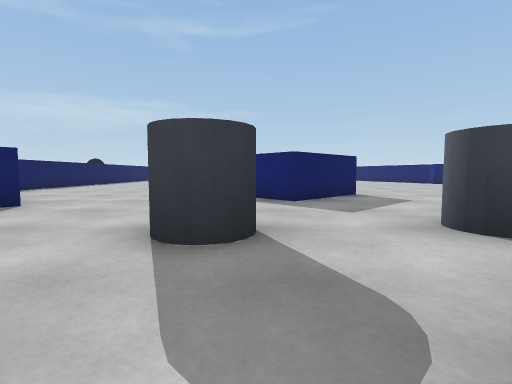
view 1 (above)

24 first-person views from a walk through a 3-D level made in the Unity game engine. The camera is 0.58 m above the floor, tilts 4° down and sees 85° across. The floor is counted in squares, 1 m on a side. Each view is taken from the middle of a square. On the plan, view 1 faces up. The plan holds only what a view shows up to about 9 squares ahead; the rest is blank.

view 2
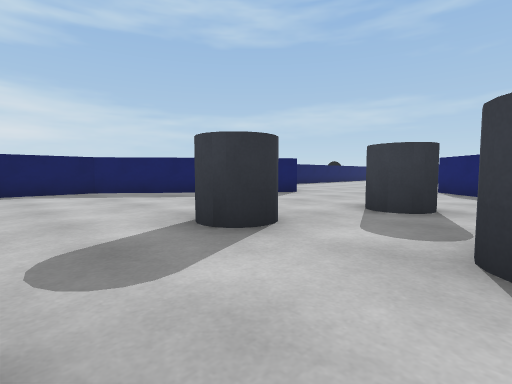

view 3
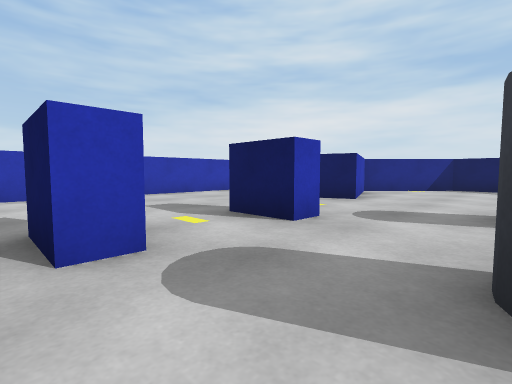

view 4
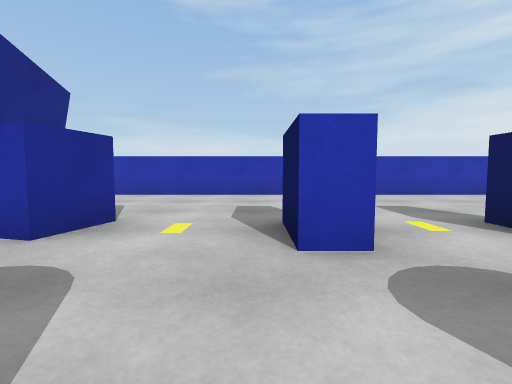

view 5
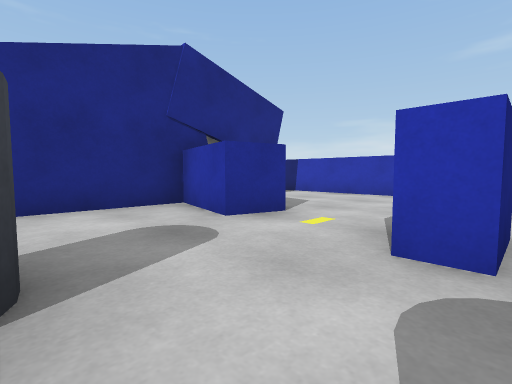

view 6
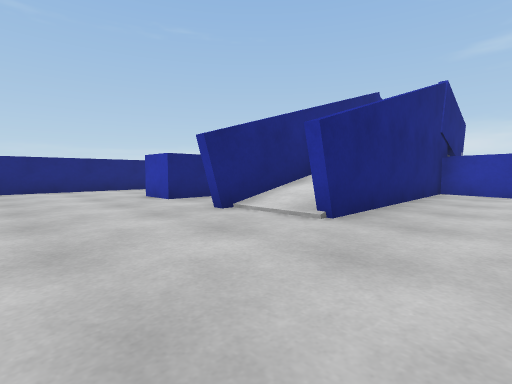

view 7
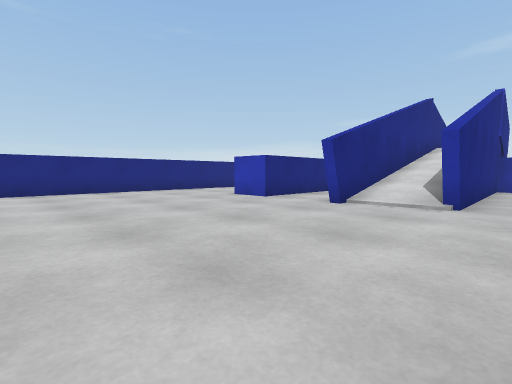

view 8
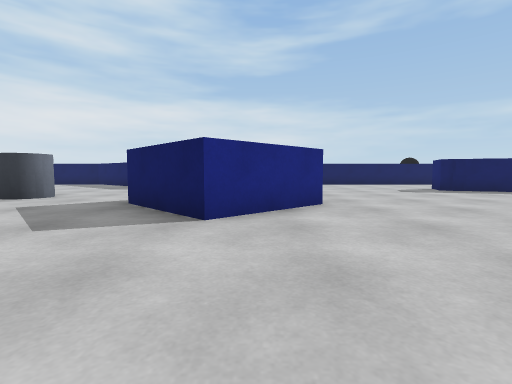

view 9
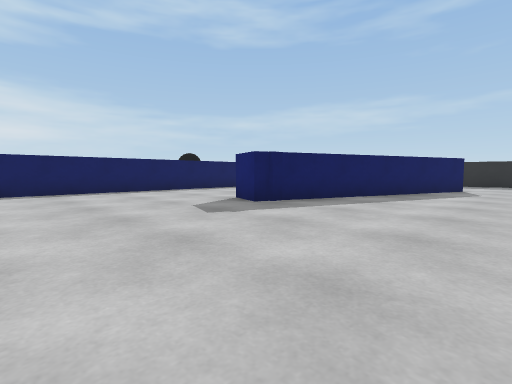

view 10
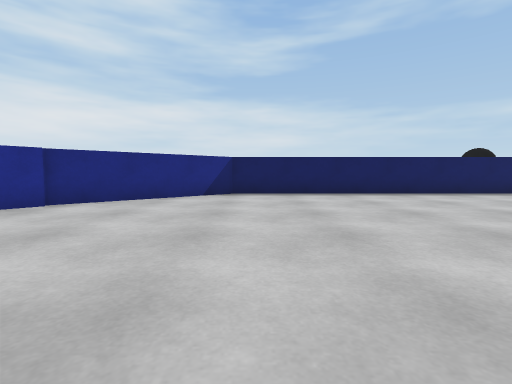

view 11
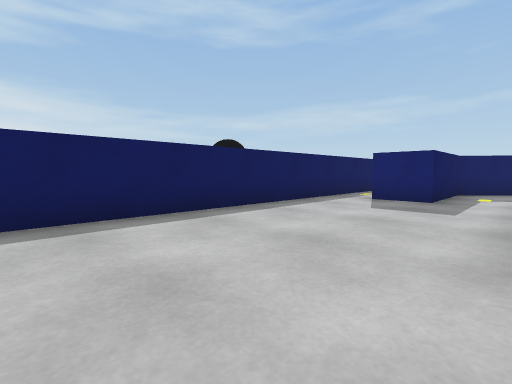

view 12
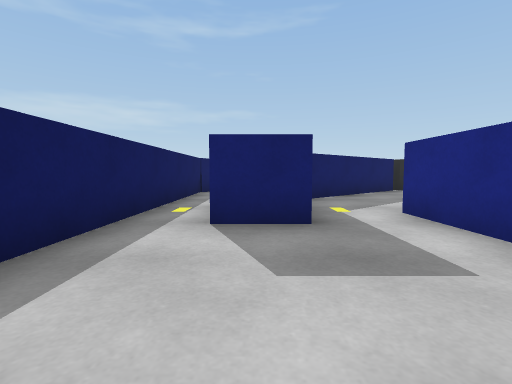

view 13
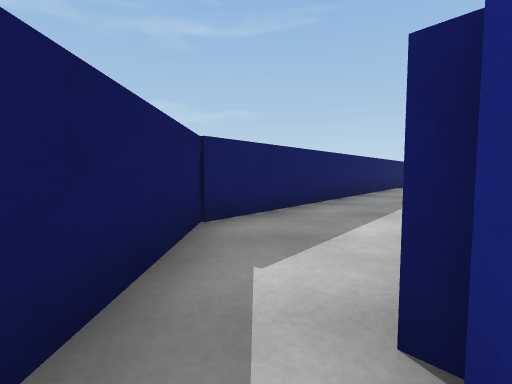

view 14
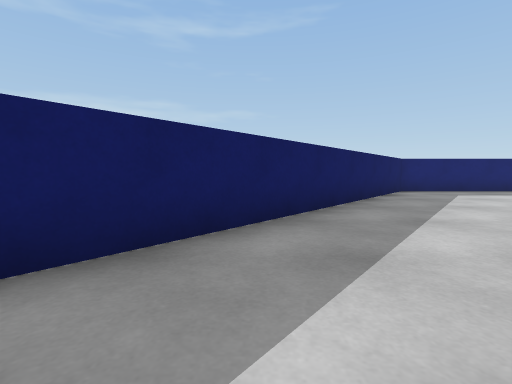

view 15
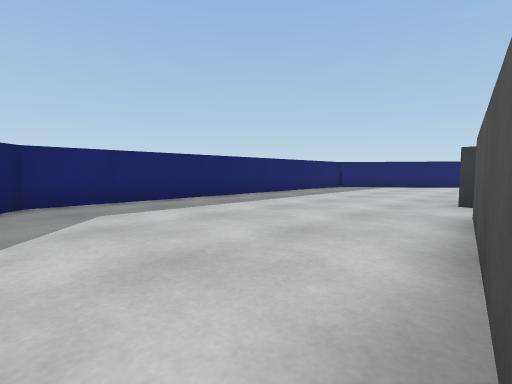

view 16
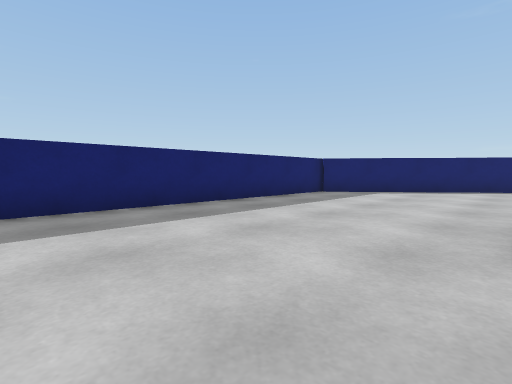

view 17
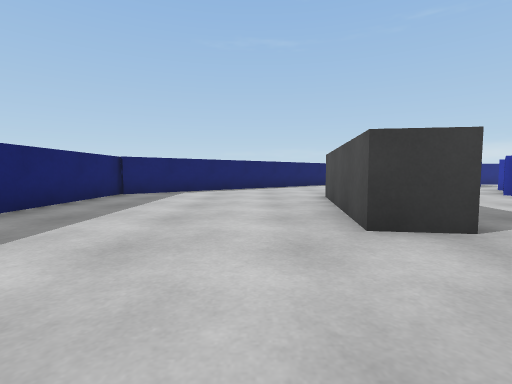

view 18
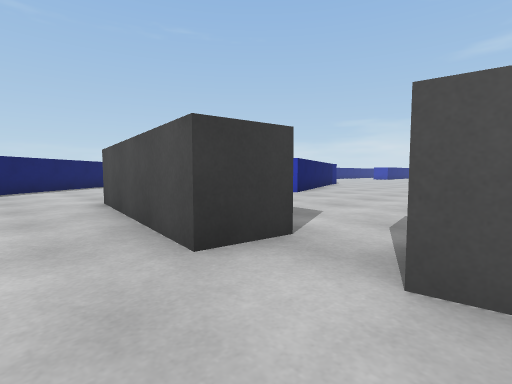

view 19
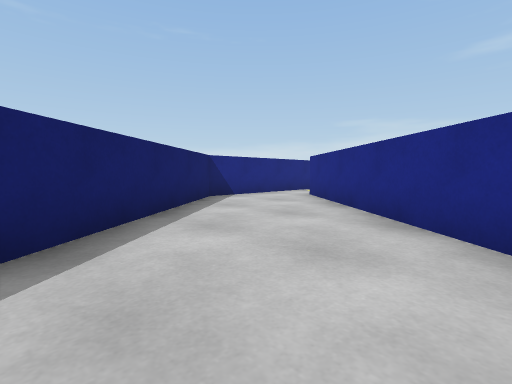

view 20
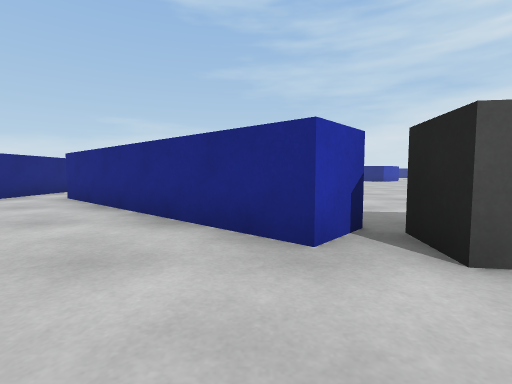

view 21
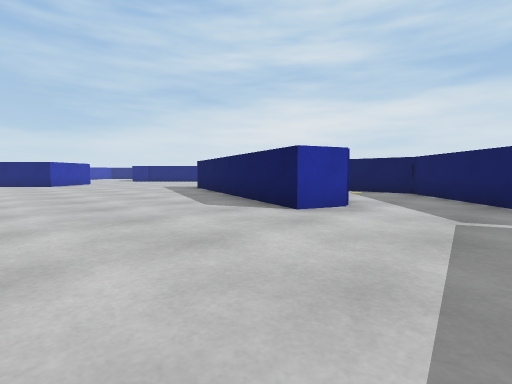

view 22
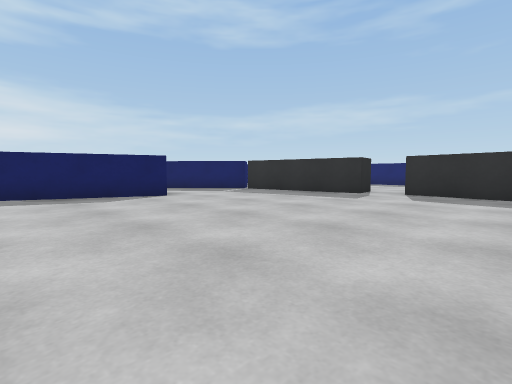

view 23
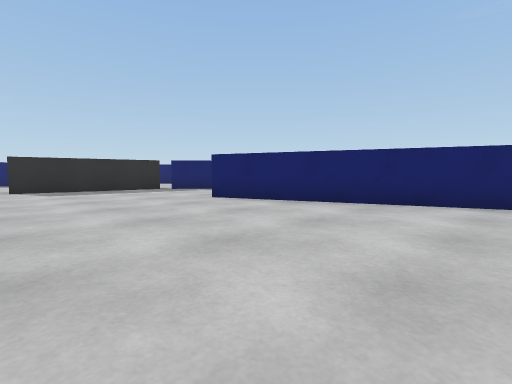

view 24
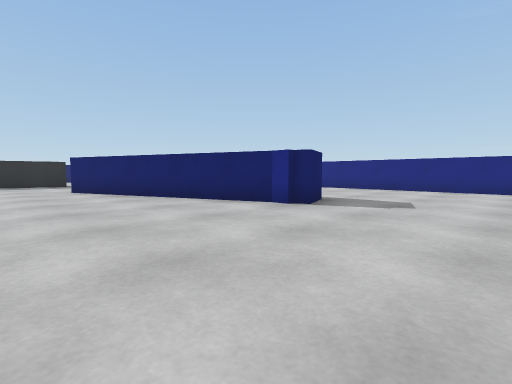

### Floor plan
Key: @ floor where view 1 was taken; # wall or solid block; . floor; / step, stairs or slope; B blue block; C cylinder.
Columns run from 8 left of view 1 to 15 right of it. Each row starts with its distance up from view 1.
 31       ############
 30      ##..........##
 29     ##............##
 28    ##..............#
 27   ##...............##
 26   #.................##
 25  ##....####.#####....##
 24 ##...####.......##....##
 23 #...##...........###...#
 22 #..##............  ##..#
 21 #.##.............   ##.#
 20 #.B...##.......##     .#
 19 #.B.# ##........#      #
 18 #.B.###.........#
 17 #...###.........##
 16 #...###..........#
 15 #...##...........# ...
 14 #....#...... ....##....#
 13 #..........  ..........#
 12 #..........  ..........#
 11 #........... ..........#
 10 #............
  9 #........B....
  8 #.......  B............#
  7 ##.....BB B............#
  6  ##......B.............#
  5   ##........ ..........#
  4    #........ ..........#
  3   #  ..CC.CC ..#/#.##..#
  2  ##. ...C..  ..#/#.#
  1 ##.......C  C..#/#.#
  0 #.....CC@C..C..#/# #
 -1 #..............#/#
 -2 #.......B.B....#/#
 -3 ##..##..B.B..###
 -4  ##### ... ...
 -5        ... ....
 -6       ... ......
 -7      .... ......
 -8      ############

Positions as (right, up) in squares from view 1, and headings:
1: (0, 0), facing up
2: (1, -2), facing up-left
3: (3, 0), facing down-left
4: (3, 0), facing down
5: (2, 0), facing down-right
6: (5, 6), facing down-right
7: (6, 8), facing down-right
8: (6, 8), facing left
9: (1, 10), facing up-left
10: (0, 9), facing left
11: (-4, 12), facing up-left
12: (-6, 15), facing up
13: (-7, 20), facing up
14: (-6, 22), facing up
15: (-2, 25), facing up-right
16: (1, 26), facing up-right
17: (1, 27), facing right
18: (2, 27), facing down-right
19: (9, 27), facing down-right
20: (9, 27), facing down
21: (3, 23), facing down-left
22: (6, 17), facing up-left
23: (3, 15), facing up-right
24: (5, 11), facing up-right
